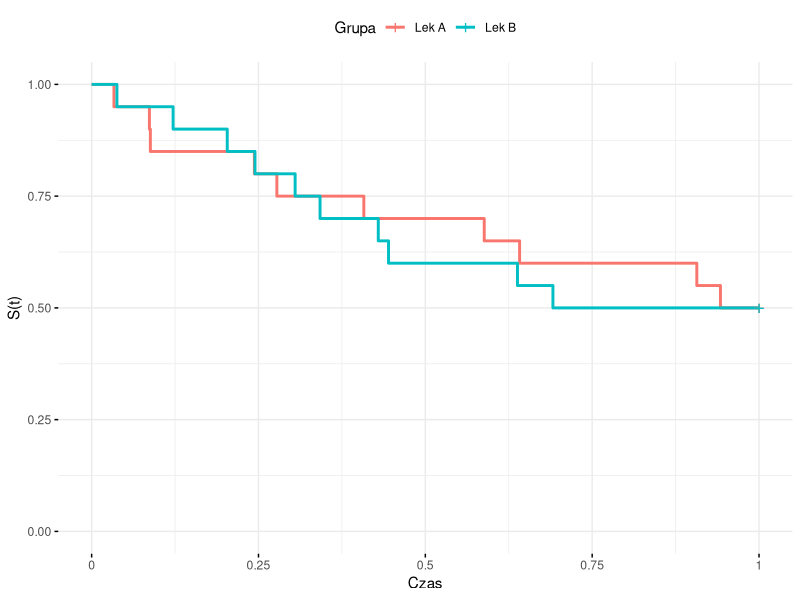
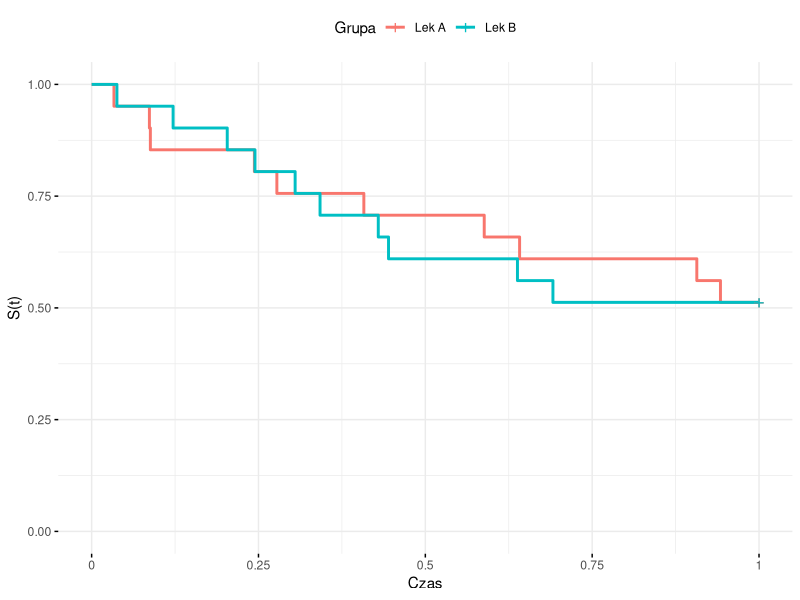
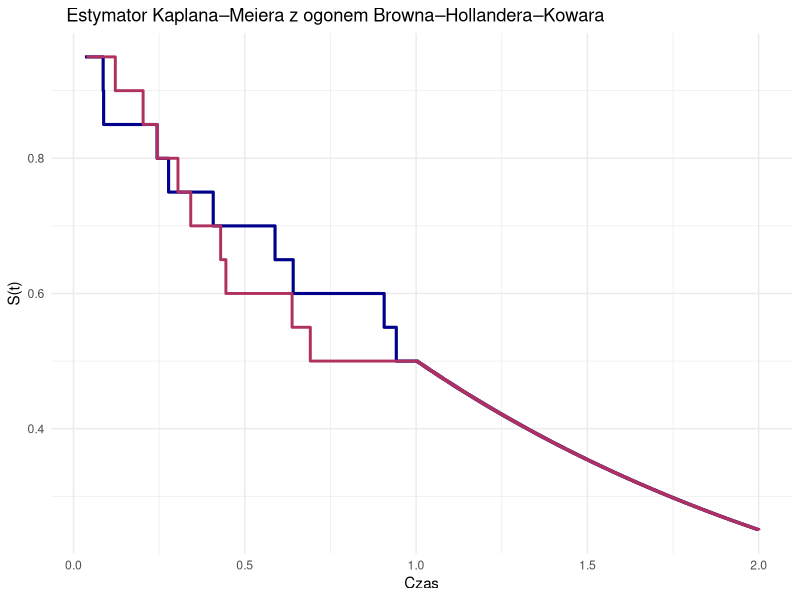
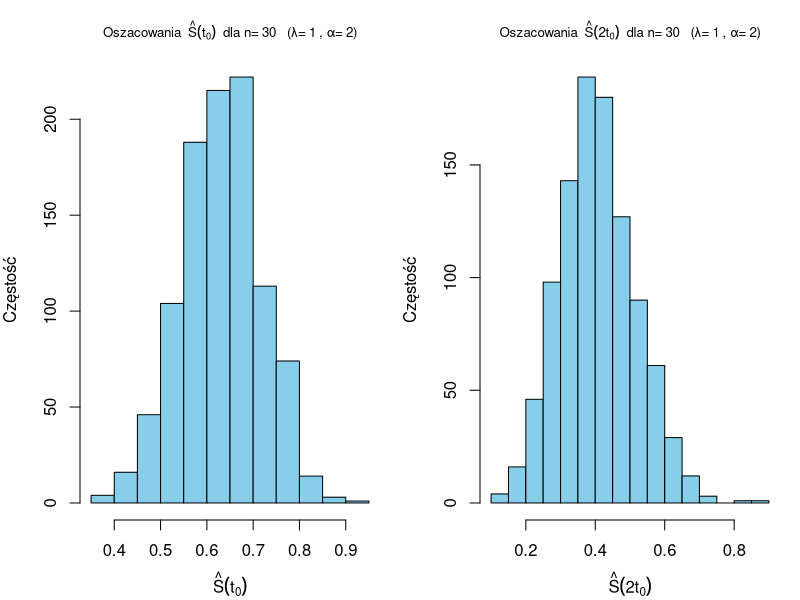
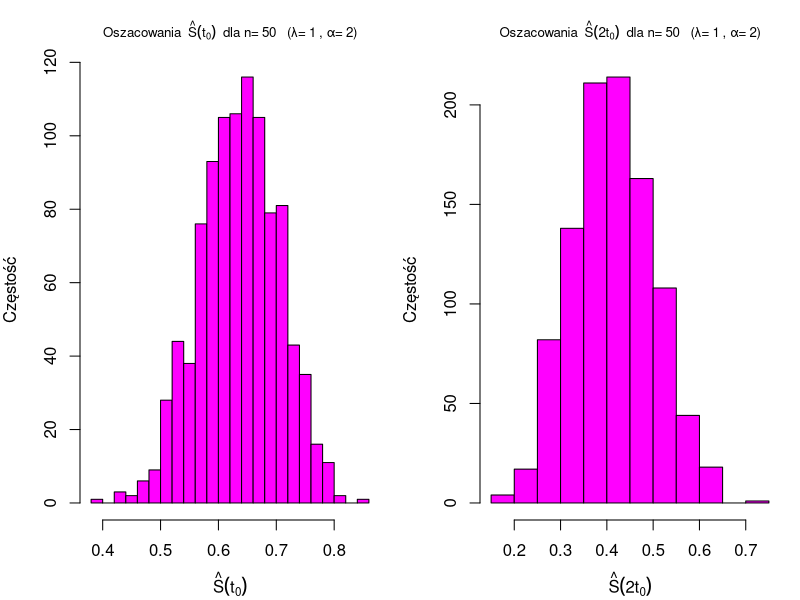
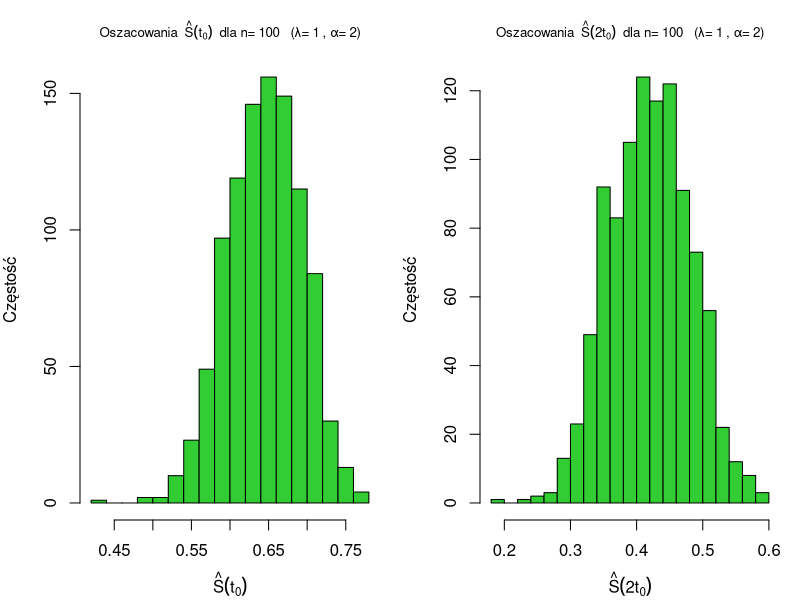
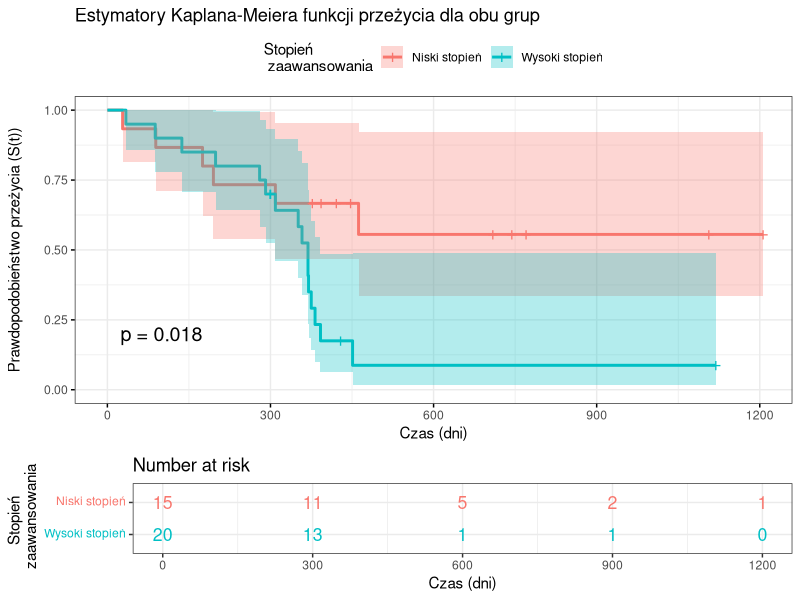
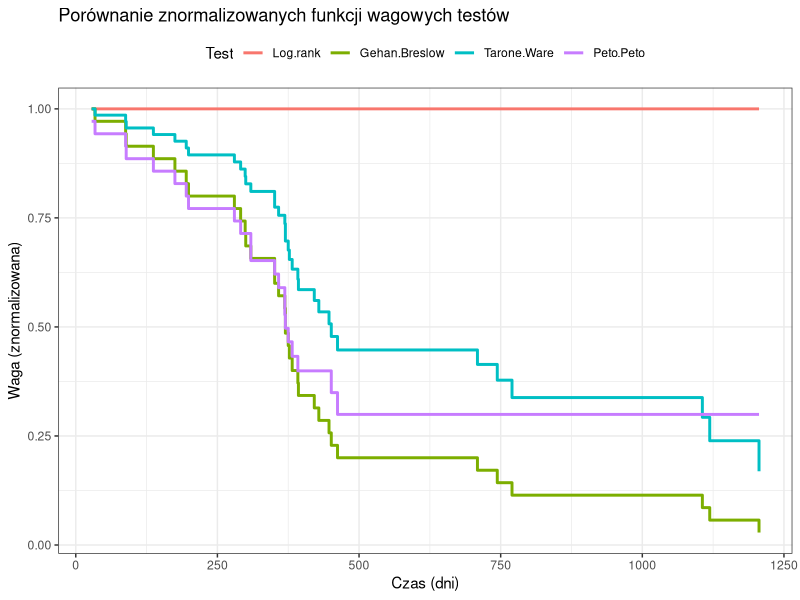

R code for these plots, in order:
## ---- chunk 1
knitr::opts_chunk$set(warning=FALSE, fig.width = 8,  echo = FALSE) 
## ---- chunk 2
library(survival)
library(survminer)

remisja_A <- c(0.03345514, 0.08656403, 0.08799947, 0.24385821, 0.27755032,
               0.40787247, 0.58825664, 0.64125620, 0.90679161, 0.94222208)

remisja_B <- c(0.03788958, 0.12207257, 0.20319983, 0.24474299, 0.30492413,
               0.34224462, 0.42950144, 0.44484582, 0.63805066, 0.69119721)

dane_A <- data.frame(
  time = c(remisja_A, rep(1, 10)),
  delta = c(rep(1,10), rep(0,10)),
  grupa = "Lek A"
)

dane_B <- data.frame(
  time = c(remisja_B, rep(1, 10)),
  delta = c(rep(1,10), rep(0,10)),
  grupa = "Lek B"
)

dane <- rbind(dane_A, dane_B)

fit_KM <- survfit(Surv(time, delta) ~ grupa, data = dane, type = "kaplan-meier")

ggsurvplot(
  fit_KM,
  data = dane,
  conf.int = FALSE,
  legend.title = "Grupa",
  legend.labs = c("Lek A", "Lek B"),
  xlab = "Czas",
  ylab = "S(t)",
  ggtheme = theme_minimal()
)

## ---- chunk 3
fit_FH <- survfit(Surv(time, delta) ~ grupa, data = dane, type = "fleming-harrington")

ggsurvplot(
  fit_FH,
  data = dane,
  conf.int = FALSE,
  legend.title = "Grupa",
  legend.labs = c("Lek A", "Lek B"),
  xlab = "Czas",
  ylab = "S(t)",
  ggtheme = theme_minimal()
)
## ---- chunk 4
library(survival)
library(ggplot2)

remisja_A <- c(0.03345514, 0.08656403, 0.08799947, 0.24385821, 0.27755032,
               0.40787247, 0.58825664, 0.64125620, 0.90679161, 0.94222208)

remisja_B <- c(0.03788958, 0.12207257, 0.20319983, 0.24474299, 0.30492413,
               0.34224462, 0.42950144, 0.44484582, 0.63805066, 0.69119721)


daneA <- data.frame(time = c(remisja_A, rep(1, 10)),
                    delta = c(rep(1, 10), rep(0, 10)))

daneB <- data.frame(time = c(remisja_B, rep(1, 10)),
                    delta = c(rep(1, 10), rep(0, 10)))


KM_ogon <- function(time, delta, t_x = 2) {

  fit <- survfit(Surv(time, delta) ~ 1)
  
  t_plus <- max(time)
  S_tplus <- tail(fit$surv, 1)

  t_ogon <- seq(t_plus, t_x, length.out = 200)
  S_ogon <- exp((log(S_tplus)/t_plus) * t_ogon)

  df1 <- data.frame(time = fit$time, surv = fit$surv)
  df1 <- df1[df1$time <= t_plus, ]
  df2 <- data.frame(time = t_ogon, surv = S_ogon)
  
  rbind(df1, df2)
}

kmA <- KM_ogon(daneA$time, daneA$delta)
kmB <- KM_ogon(daneB$time, daneB$delta)
## ---- chunk 5
ggplot() +
  geom_step(data = kmA, aes(time, surv), col = "darkblue", size = 1.06) +
  geom_step(data = kmB, aes(time, surv), col = "maroon", size = 1) +
  labs(x = "Czas",
       y = "S(t)",
       title = "   Estymator Kaplana–Meiera z ogonem Browna–Hollandera–Kowara") +
  scale_color_manual(values=c("Lek A" = "darkblue","Lek B" = "maroon"), name = "Grupa") +
  theme_minimal() 

## ---- chunk 6
generowanie_z_GE <- function(n, lambda, alpha) {
  u <- runif(n)
  t <- - (1 / lambda) * log(1 - u^(1/alpha))
  return(t)
}
generowanie_typ1 <- function(n, lambda, alpha, t0) {
  true_t <- generowanie_z_GE(n, lambda, alpha)
  time <- pmin(true_t, t0)
  delta <- as.integer(true_t <= t0) 
  df <- data.frame(time = time, delta = delta)
  df$true_time <- true_t
  return(df)
}
## ---- chunk 7
library(survival)
library(ggplot2)

KM_BHK <- function(time, delta) {
  fit <- survfit(Surv(time, delta) ~ 1)
  t_plus <- max(time[delta == 1])
  S_tplus <- summary(fit, times = t_plus)$surv
  theta <- -log(S_tplus) / t_plus
  list(fit = fit, theta = theta, t_plus = t_plus, S_tplus = S_tplus)
}


S_BHK <- function(km, t) {
  fit <- km$fit
  t_plus <- km$t_plus
  theta <- km$theta
  
  if (t <= t_plus) {
    return(summary(fit, times = t)$surv)  
  } else {
    return(exp(-theta * t))
  }
}


M <- 1000
lambda <- 1
alpha <- 2
n_values <- c(30, 50, 100)

#wartosc oczekiwana
t0 <- (1/lambda) * gamma(1 + 1/alpha) 

results <- list()

for (n in n_values) {
  S_t0 <- numeric(M)
  S_2t0 <- numeric(M)
  
  for (m in 1:M) {
    dane <- generowanie_typ1(n, lambda, alpha, t0)
    km_bhk <- KM_BHK(dane$time, dane$delta)
    
    S_t0[m] <- S_BHK(km_bhk, t0)
    S_2t0[m] <- S_BHK(km_bhk, 2*t0)
  }
  
  results[[paste0("n", n, "_t0")]] <- S_t0
  results[[paste0("n", n, "_2t0")]] <- S_2t0
}
## ---- chunk 8

kolory <- c("n30" = "skyblue", 
            "n50" = "magenta", 
            "n100" = "limegreen")

par(mfrow=c(1,2), mar=c(4,4,3,1))

for (n in n_values) {
  
  col <- kolory[paste0("n", n)]
  hist(results[[paste0("n", n, "_t0")]],
       main = bquote("Oszacowania " ~ hat(S)(t[0]) ~ " dla n=" ~ .(n) ~ 
                     "  (λ=" ~ .(lambda) ~ ", α=" ~ .(alpha) * ")"),
       col = col, border = "black", breaks = 20,
       xlab = expression(hat(S)(t[0])), ylab = "Częstość",
       cex.main = 0.8)
  
  hist(results[[paste0("n", n, "_2t0")]],
       main = bquote("Oszacowania " ~ hat(S)(2*t[0]) ~ " dla n=" ~ .(n) ~ 
                     "  (λ=" ~ .(lambda) ~ ", α=" ~ .(alpha) * ")"),
       col = col, border = "black", breaks = 20,
       xlab = expression(hat(S)(2*t[0])), ylab = "Częstość",
       cex.main = 0.8)
}

## ---- chunk 9
library(survival)
library(dplyr)

estymacja_sr_czasu_zycia_km <- function(T, E) {
  
  dane_km <- data.frame(time = T, status = E)
  km_fit <- survfit(Surv(time, status) ~ 1, data = dane_km, type = "kaplan-meier")
  wyniki_km <- data.frame(time = km_fit$time, surv = km_fit$surv)
  
  punkt_startowy <- data.frame(time = 0, surv = 1)
  
  dane_km_uzupelnione <- bind_rows(punkt_startowy, wyniki_km) %>%
    arrange(time) %>%
    distinct(time, .keep_all = TRUE)
  
  czasy <- dane_km_uzupelnione$time
  S_t   <- dane_km_uzupelnione$surv
  
  a <- S_t[-length(S_t)]
  b <- diff(czasy)
  I_1 <- sum(a * b)
  
  t_plus <- max(km_fit$time)
  S_t_plus <- S_t[length(S_t)]
  
  czy_cenzurowana <- (km_fit$n.event[length(km_fit$n.event)] == 0)
  
  if (!czy_cenzurowana || S_t_plus <= 0) {
    I_2 <- 0
  } else {
    theta <- -log(S_t_plus)/t_plus
    I_2 <- S_t_plus/theta
  }
  
  sredni_czas_zycia <- I_1 + I_2
  return(sredni_czas_zycia)
}

## ---- chunk 10
estymacja_sr_czasu_zycia_fh <- function(T, E) {
  
  dane_fh <- data.frame(time = T, status = E)
  fh_fit <- survfit(Surv(time, status) ~ 1, data = dane_fh, type="fh")
  wyniki_fh <- data.frame(time = fh_fit$time, surv = fh_fit$surv)
  
  punkt_startowy <- data.frame(time = 0, surv = 1)
  
  dane_fh_uzupelnione <- bind_rows(punkt_startowy, wyniki_fh) %>%
    arrange(time) %>%
    distinct(time, .keep_all = TRUE)
  
  czasy <- dane_fh_uzupelnione$time
  S_t   <- dane_fh_uzupelnione$surv
  
  a <- S_t[-length(S_t)]
  b <- diff(czasy)
  I_1 <- sum(a*b)
  
  t_plus <- max(fh_fit$time)
  S_t_plus <- S_t[length(S_t)]
  
  czy_cenzurowana <- (fh_fit$n.event[length(fh_fit$n.event)] == 0)
  
  if (!czy_cenzurowana || S_t_plus <= 0) {
    I_2 <- 0
  } else {
    theta <- -log(S_t_plus)/t_plus
    I_2 <- S_t_plus/theta
  }
  
  sredni_czas_zycia <- I_1 + I_2
  return(sredni_czas_zycia)
}
## ---- chunk 11
T_przyklad <- c(2, 3, 1, 4, 5, 7, 9, 12, 14, 18)
E_przyklad <- c(0, 1, 1, 0, 1, 0, 1, 0, 1, 0)
## ---- chunk 12
T_A_zdarzenia <- c(0.03345514, 0.08656403, 0.08799947, 0.24385821, 0.27755032, 0.40787247, 0.58825664, 0.64125620, 0.90679161, 0.94222208)
T_A_zdarzenia_ocenzurowane <- rep(1, 10)
T_A <- c(T_A_zdarzenia, T_A_zdarzenia_ocenzurowane)
E_A <- c(rep(1, 10), rep(0, 10))

T_B_zdarzenia <-  c(0.03788958, 0.12207257, 0.20319983, 0.24474299, 0.30492413, 0.34224462, 0.42950144, 0.44484582, 0.63805066, 0.69119721)
T_B_zdarzenia_ocenzurowane <- rep(1, 10)
T_B <- c(T_B_zdarzenia, T_B_zdarzenia_ocenzurowane)
E_B <- c(rep(1, 10), rep(0, 10))

tabela_wyniki <- data.frame(
  Lek = c("A", "B"),
  `Estymator Kaplana-Meiera` = c(estymacja_sr_czasu_zycia_km(T_A, E_A), estymacja_sr_czasu_zycia_km(T_B, E_B)),
  `Estymator Fleminga-Harringtona` = c(estymacja_sr_czasu_zycia_fh(T_A, E_A), estymacja_sr_czasu_zycia_fh(T_B, E_B)),
  check.names = FALSE)
## ---- chunk 13
library(kableExtra)
tabela_wyniki %>%
kbl(caption = "Wartości oszacowań uzyskane w oparciu o estymator Kaplana-Meiera i Fleminga-Harringtona", format = "latex", digits = 2) %>%
kable_styling(latex_options = "HOLD_position")
## ---- chunk 14
library(survival)
library(knitr) 

est_czas_zycia <- function(time, delta, conf_level = 0.95, tau) {
  
  fit_km <- survfit(Surv(time, delta) ~ 1)
  
  km_summary <- data.frame(
    time = fit_km$time,
    surv = fit_km$surv,
    n_risk = fit_km$n.risk,
    n_event = fit_km$n.event
  )
  
  t_points <- c(0, km_summary$time[km_summary$time < tau], tau)
  
  S_points <- c(1, km_summary$surv[km_summary$time < tau], 
                summary(fit_km, times = tau, extend = TRUE)$surv)
  
  dane <- unique(data.frame(time = t_points, surv = S_points))
  dane <-  dane[order(dane$time), ]
  
  t_max_km <- max(fit_km$time)
  S_tmax <- tail(fit_km$surv, 1)

  # obliczenie estymatora sredniej (16)
  est_sred <- 0
  for (i in 1:(nrow(dane) - 1)) {
    t_start <- dane$time[i]
    t_end <- dane$time[i+1]
    S_obecny <- dane$surv[i] 
    est_sred <- est_sred + S_obecny * (t_end - t_start)
  }
  
  # obliczenie estymatora wariancji (17)
  events_df <- km_summary[km_summary$n_event > 0 & km_summary$time <= tau, ] 
  est_var <- 0
  
  for (i in 1:nrow(events_df)) {
    s_i <- events_df$time[i]
    d_i <- events_df$n_event[i]
    r_i <- events_df$n_risk[i]
    
    calka <- 0
    punkty_calk <- dane[dane$time >= s_i & dane$time <= tau, ]
    
    for (j in 1:(nrow(punkty_calk) - 1)) {
      t_start_j <- punkty_calk$time[j]
      t_end_j <- punkty_calk$time[j+1]
      
      S_obecny_j <- punkty_calk$surv[j]
      
      if (t_start_j >= t_max_km) {
        S_obecny_j <- S_tmax
      }
      
      calka <- calka + S_obecny_j * (t_end_j - t_start_j)
    }
    
    # dodanie składnika do wariancji
      est_var <- est_var + (calka^2) * (d_i / (r_i * (r_i - d_i)))
    
  }
  
  # granice przedziału ufności 
  alpha <- 1 - conf_level
  z <- qnorm(1 - alpha / 2)
  
  T_L <- est_sred - z * sqrt(est_var)
  T_U <- est_sred + z * sqrt(est_var)
  
  return(c(est_sred = est_sred, T_L = T_L, T_U = T_U))
}
## ---- chunk 15
# niski stopien zaaw.
time_low <- c(28, 89, 175, 195, 309, 377, 393, 421, 447, 462, 709, 744, 770, 1106, 1206)
delta_low <- c(1, 1, 1, 1, 1, 0, 0, 0, 0, 1, 0, 0, 0, 0, 0)

# wysoki stopien zaaw.
time_high <- c(34, 88, 137, 199, 280, 291, 299, 300, 309, 351, 358, 369, 369, 370, 375, 382, 392, 429, 451, 1119)
delta_high <- c(1, 1, 1, 1, 1, 1, 0, 0, 1, 1, 1, 1, 1, 1, 1, 1, 1, 0, 1, 0)

low_1500 <- est_czas_zycia(time_low, delta_low, conf_level = 0.95, tau = 1500)
high_1500 <- est_czas_zycia(time_high, delta_high, conf_level = 0.95, tau = 1500)

low_1600 <- est_czas_zycia(time_low, delta_low, conf_level = 0.95, tau = 1600)
high_1600 <- est_czas_zycia(time_high, delta_high, conf_level = 0.95, tau = 1600)


results_df <- data.frame(
  Grupa = rep(c("Niskie zaawansowanie", "Wysokie zaawansowanie"), each = 2),
  Tau = c(1500, 1600, 1500, 1600),
  est_sredniej = c(low_1500["est_sred"], low_1600["est_sred"], 
                 high_1500["est_sred"], high_1600["est_sred"]),
  Dolna_Granica = c(low_1500["T_L"], low_1600["T_L"], 
                    high_1500["T_L"], high_1600["T_L"]),
  Gorna_Granica = c(low_1500["T_U"], low_1600["T_U"], 
                    high_1500["T_U"], high_1600["T_U"])
)
## ---- chunk 16
rounded_results <- round(results_df[, 2:5], 2)
final_results_df <- cbind(Grupa = results_df$Grupa, rounded_results)
kable(final_results_df, 
      col.names = c("Grupa", "$\\tau$", "$\\hat{\\mu}_{\\tau}$ (dni)", 
                    "Dolna Granica", "Górna Granica"),
      caption = "Realizacje przedziałów ufności dla średniego czasu do progresji choroby", 
      align = 'lcccc')
## ---- chunk 17
library(survival)
library(coin)

czasy_niskie <- c(28, 89, 175, 195, 309, 377, 393, 421, 447, 462, 709, 744, 770, 1106, 1206)
czasy_wysokie <- c(34, 88, 137, 199, 280, 291, 299, 300, 309, 351, 358, 369, 369, 370, 375, 382, 392, 429, 451, 1119)

cenzura_niskie <- c(1, 1, 1, 1, 1, 0, 0, 0, 0, 1, 0, 0, 0, 0, 0)
cenzura_wysokie <- c(1, 1, 1, 1, 1, 1, 0, 0, 1, 1, 1, 1, 1, 1, 1, 1, 1, 0, 1, 0)

pacjentki_niski <- rep("Niski stopień", length(czasy_niskie))
pacjentki_wysoki <- rep("Wysoki stopień", length(czasy_wysokie))

grupa <- factor(c(pacjentki_niski, pacjentki_wysoki))

dane_pacjentki <- data.frame(
  czasy = c(czasy_niskie, czasy_wysokie),
  status = c(cenzura_niskie, cenzura_wysokie),
  grupa = grupa)

test_logrank <- logrank_test(Surv(czasy, status) ~ grupa, data = dane_pacjentki, type = "logrank")
poziom_krytyczny_logrank <- pvalue(test_logrank)

test_gehan_breslow <- logrank_test(Surv(czasy, status) ~ grupa, data = dane_pacjentki, type = "Gehan-Breslow")
poziom_krytyczny_gehan_breslow <- pvalue(test_gehan_breslow)

test_tarone_ware <- logrank_test(Surv(czasy, status) ~ grupa, data = dane_pacjentki, type = "Tarone-Ware")
poziom_krytyczny_tarone_ware <- pvalue(test_tarone_ware)

test_peto_peto <- logrank_test(Surv(czasy, status) ~ grupa, data = dane_pacjentki, type = "Peto-Peto")
poziom_krytyczny_peto_peto <- pvalue(test_peto_peto)
## ---- chunk 18
tabela_poziom_krytyczny <- data.frame(
  Test = c("log-rank", "Gehan-Breslow", "Tarone-Ware", "Peto-Peto"),
  `p-value` = c(poziom_krytyczny_logrank, poziom_krytyczny_gehan_breslow, poziom_krytyczny_tarone_ware, poziom_krytyczny_peto_peto), 
  check.names = FALSE)
  
tabela_poziom_krytyczny %>%
kbl(caption = "Wartości poziomów krytycznych w testach", format = "latex", digits = 2) %>%
kable_styling(latex_options = "HOLD_position")

## ---- chunk 19
library(survminer)
library(survival)
library(ggplot2)

fit <- survfit(Surv(czasy, status) ~ grupa, data = dane_pacjentki)

ggsurvplot(fit, data = dane_pacjentki, pval = TRUE, conf.int = TRUE, risk.table = TRUE, risk.table.col = "strata", legend.title = "Stopień \n zaawansowania", legend.labs = c("Niski stopień", "Wysoki stopień"),title = "Estymatory Kaplana-Meiera funkcji przeżycia dla obu grup",  xlab = "Czas (dni)", ylab = "Prawdopodobieństwo przeżycia (S(t))", ggtheme = theme_bw())
## ---- chunk 20
library(reshape2)

fit <- survfit(Surv(czasy, status) ~ 1, data = dane_pacjentki)
czas_zdarzenia <- fit$time
r_i <- fit$n.risk
funkcja_przezycia <- fit$surv

wagi <- data.frame(
  Czas = czas_zdarzenia,
  "Log-rank" = 1,
  "Gehan-Breslow" = r_i / max(r_i),
  "Tarone-Ware" = sqrt(r_i) / max(sqrt(r_i)),
  "Peto-Peto" = funkcja_przezycia)

wagi <- melt(wagi, id.vars = "Czas", variable.name = "Test", value.name = "Waga")

ggplot(wagi, aes(x = Czas, y = Waga, color = Test)) + geom_step(linewidth = 1)  + theme_bw() +  labs(title = "Porównanie znormalizowanych funkcji wagowych testów", y = "Waga (znormalizowana)", x = "Czas (dni)") + theme(legend.position = "top")
